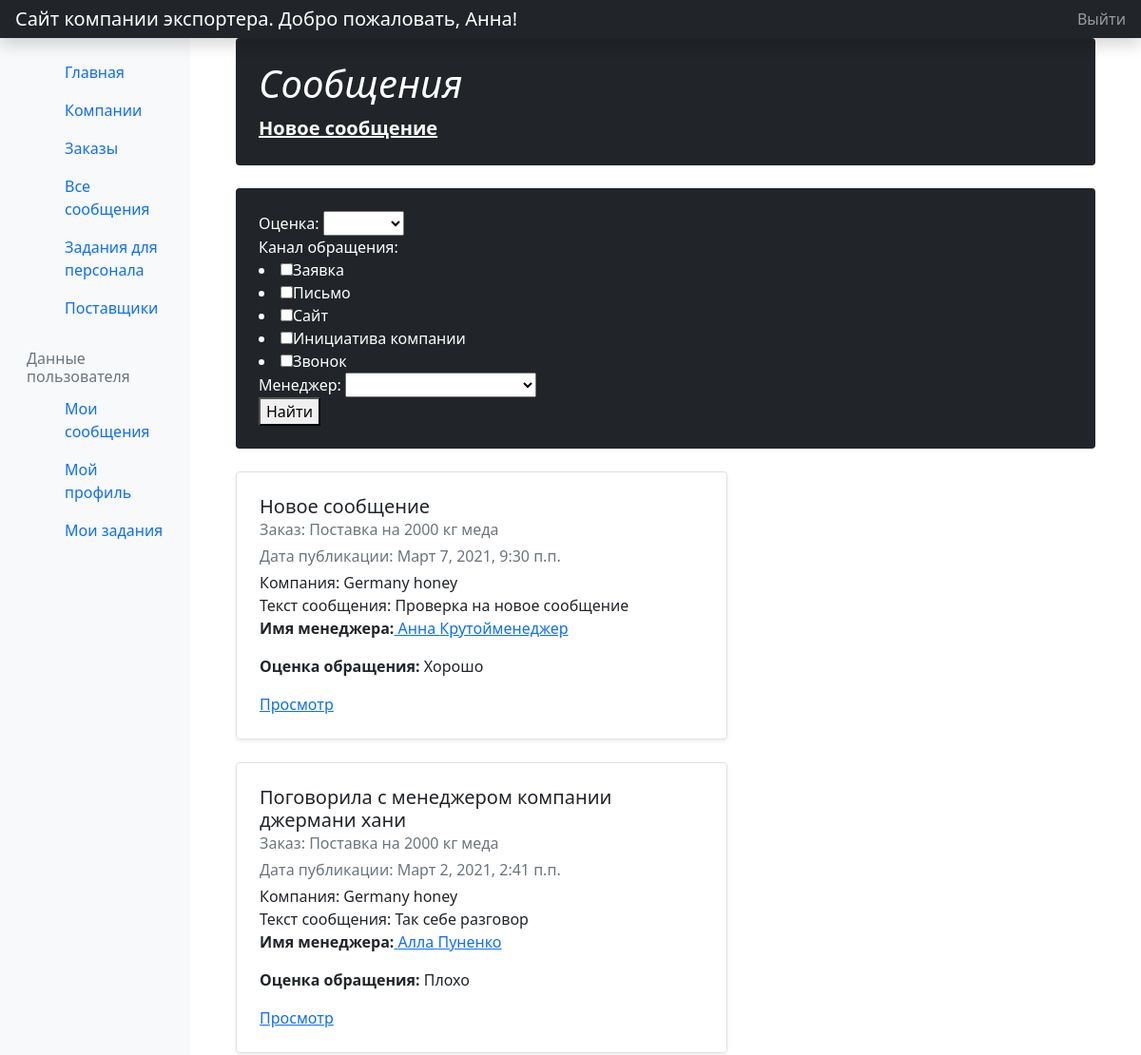
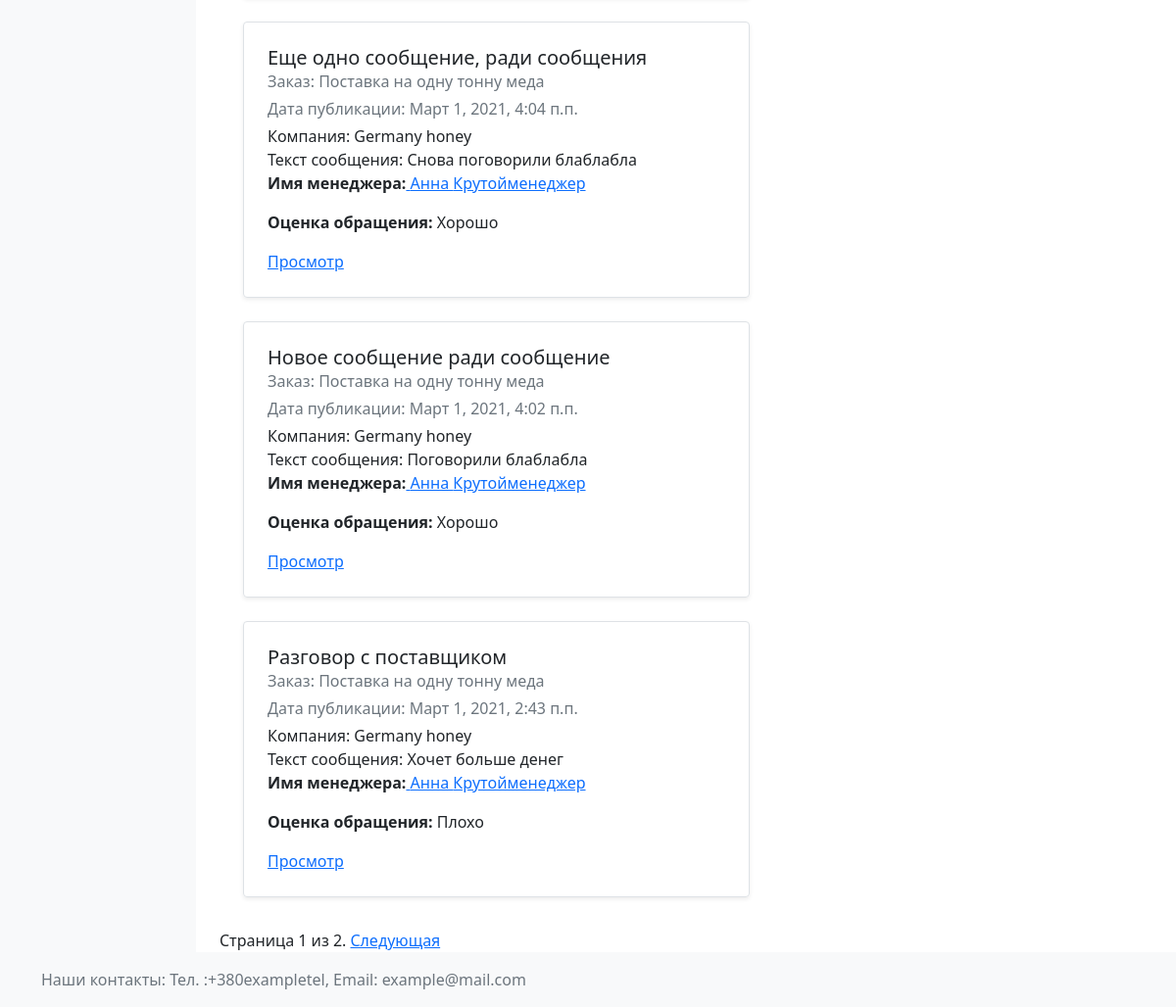
The page /orders/messages/ (signed in) on the database its author committed (2 pictures, top to bottom).
### orders/models.py (models this page shows, shortened)
class Messages(models.Model):
    title = models.CharField('Заголовок сообщения', max_length=100,
                             help_text='Например: Разговор с менеджером компании.')
    order = models.ForeignKey('Orders', on_delete=models.CASCADE, null=True, verbose_name='Заказ')
    description = models.TextField('Вид обращение, комментарий', max_length=1000,
                                   help_text='Например: Разговор по телефону с менеджером. Сказали, что денег больше не дадут.')
    MARK = (
        ('g', 'Хорошо'),
        ('b', 'Плохо'),
    )
    mark = models.CharField('Оценка обращения', max_length=1, choices=MARK, blank=True, default='g',
                            help_text='Оценка связи с компанией')
    CHANNEL = (
        ('z', 'Заявка'),
        ('l', 'Письмо'),
        ('s', 'Сайт'),
        ('i', 'Инициатива компании'),
        ('p', 'Звонок'),
    )
    channel = models.CharField('Канал обращения', max_length=1, choices=CHANNEL, blank=True, default='')
    manager = models.ForeignKey(User, on_delete=models.SET_NULL, null=True, blank=True)
    pub_date = models.DateTimeField('Дата публикации сообщения', default=timezone.now)
    class Meta:
        verbose_name = 'Сообщение'
        verbose_name_plural = 'Сообщения'
        permissions = (("can_view_list_of_messages", "Can view list of messages"),)
    def get_absolute_url(self):
        return reverse('messages-detail', args=[str(self.id)])
    def new_message(self):
        if self.pub_date >= timezone.now() - datetime.timedelta(days=1):
            return True
        return False

class Orders(models.Model):
    name = models.CharField('Название заказа', max_length=200, help_text='Например: Заказ на 2000кг')
    date_of_start = models.DateField('Дата начала выполнения заказа', null=True, blank=True)
    date_of_end = models.DateField('Дата окончания выполнения заказа', null=True, blank=True)
    short_description = models.TextField('Краткое описание', max_length=3000,
                                         help_text='Например: Компания оформила заказ, уже оплатила(не оплатила) и т.д.')
    amount = models.IntegerField('Количество меда', help_text='В килограммах')
    sort = models.CharField('Название сорта меда', max_length=200, null=True, blank=True, help_text='Сорт')
    price = models.IntegerField('Цена за килограмм', help_text='В гривнах')
    company = models.ForeignKey('Companies', on_delete=models.CASCADE, null=True,
                                help_text='Компания, для которой выполняется заказ', verbose_name='Выберите компанию')
    suppliers = models.ManyToManyField(Suppliers, blank=True,
                                       help_text='Выберите поставщиков', verbose_name='Поставщики')
    DONE = (
        ('d', 'Выполнено'),
        ('n', 'Не выполнено'),
    )
    done = models.CharField('Выполнение', max_length=1, choices=DONE, blank=True, default='n',
                            help_text='Задание выполнено или нет')
    class Meta:
        verbose_name = 'Заказ'
        verbose_name_plural = 'Заказы'
        permissions = (("can_view_list_of_orders", "Can view list of orders"),)

class Companies(models.Model):
    name = models.CharField('Название компании', max_length=200, help_text='Название компании')
    manager = models.CharField('Контактное лицо', max_length=200, help_text='Контактное лицо')
    description = models.TextField('Краткое описание компании', max_length=1000, help_text='Краткое описание компании')
    pub_date = models.DateField('Дата записи', default=timezone.now, null=True, blank=True, help_text='Дата записи')
    change_date = models.DateField('Дата изменения записи', default=timezone.now, null=True, blank=True,
                                   help_text='Дата изменения записи')
    adress = models.CharField('Адрес доставки партии меда', max_length=100, help_text='Адрес доставки партии меда')
    class Meta:
        verbose_name = 'Компания'
        verbose_name_plural = 'Компании'
        permissions = (("can_view_list_of_companies", "Can view list of companies"),)
        ordering = ['name']
    def display_phonenumbers(self):
        """
        :return: выводит все номера компании
        """
        return ', '.join([number.number for number in self.phonenumbers.all()[:3]])
    display_phonenumbers.short_description = 'Номера телефонов'
    def display_emails(self):
        """
        :return: Выводит все емейлы
        """
        return ', '.join([email.email for email in self.emails.all()[:3]])
    display_emails.short_description = 'Адреса электронной почты'

### orders/views.py (the view)
class MessagesListView(LoginRequiredMixin, PermissionRequiredMixin, MarkUserManager, generic.ListView):
    model = Messages
    paginate_by = 5
    permission_required = 'orders.can_view_list_of_messages'
    def get_queryset(self):
        return Messages.objects.order_by('-pub_date')

### orders/models.py (called while the page is built)
    def get_absolute_url(self):
        return reverse('profile', args=[str(self.id)])

### orders/views.py (called while the page is built)
    def get_manager(self):
        group = models.Group.objects.get(name='Manager')
        users = group.user_set.all()
        return users

    def get_mark(self):
        return Messages.MARK

    def get_channel(self):
        return Messages.CHANNEL

### orders/templates/orders/messages_list.html (shortened to what this page needs)
{% extends "base_generic.html" %}
{% block content %}
<div class="container">
    <div class="p-4 p-md-10 mb-4 text-white rounded bg-dark">
        <div class="col-md-6 px-0">
            <h1 class="display-10 fst-italic">Сообщения</h1>
            <p class="lead mb-0"><a href="{% url 'message_create' %}" class="text-white fw-bold">Новое сообщение</a>
            </p>
        </div>
    </div>
</div>
<div class="container">
    <div class="p-4 p-md-10 mb-4 text-white rounded bg-dark">
            <form action="filtermessages" method="get">
                <div class="col-md-6 px-0">
                    <div> Оценка:
                        <select name="mark" >
                            <option label="" value="" selected> </option>
                        </select>
                    </div>
                    <div> Канал обращения:
                            {% for channel in view.get_channel %}
                                <li>
                                    <input type="checkbox" name="channel" value="{{channel.0}}">{{channel.1}}
                                </li>
                            {% endfor %}
                    </div>
                    <div> Менеджер:
                        <select name="manager" >
                            <option label="" value="0" selected></option>
                        </select>
                    </div>
                    <div>
                        <button type="submit">Найти</button>
                    </div>
                </div>
            </form>
    </div>
</div>
<div class="container">
    {% if messages_list %}
    <div class="row mb-2">
        {% for message in messages_list %}
            <div class="col-md-7">
                <div class="row g-0 border rounded overflow-hidden flex-md-row mb-4 shadow-sm h-md-250 position-relative">
                    <div class="col p-4 d-flex flex-column position-static">
                        <h5 class="mb-0">{{ message.title }}</h5>
                        <div class="mb-1 text-muted">Заказ: {{ message.order.name }}</div>
                        <div class="mb-1 text-muted">Дата публикации: {{ message.pub_date }}</div>
                        <p class="card-text mb-auto">Компания: {{ message.order.company.name }}</p>
                        <p class="card-text mb-auto">Текст сообщения: {{message.description}}</p>
                        <p><strong>Имя менеджера:</strong><a href="{{ message.manager.userprofile.get_absolute_url }}"> {{ message.manager.first_name }} {{ message.manager.last_name }}</a></p>
                        <p><strong>Оценка обращения:</strong> {{message.get_mark_display}}</p>
                        <a href="{{ message.get_absolute_url }}" class="stretched-link">Просмотр</a>
                    </div>
                </div>
            </div>
        {%endfor%}
    </div>
    {% else %}
    <p>Заказов нет.</p>
    {% endif %}
</div>
{% endblock %}

### orders/templates/navbar.html (shortened to what this page needs)
<header class="navbar navbar-dark sticky-top bg-dark flex-md-nowrap p-0 shadow">
  <a class="navbar-brand col-md-3 col-lg-2 me-0 px-3" href="{% url 'home' %}">Сайт компании экспортера.{% if user.is_authenticated %} Добро пожаловать, {{ user.first_name }}! {%endif%}</a>
  <ul class="navbar-nav px-3">
    <li class="nav-item text-nowrap">
      {% if user.is_authenticated %}
      <a class="nav-link" href="{% url 'logout'%}?next={{request.path}}">Выйти</a>
      {% else %}
      <a class="nav-link" href="{% url 'login'%}?next={{request.path}}">Войти</a>
      {% endif %}
    </li>
  </ul>
</header>

### rows shown on the page
Messages: title "Новое сообщение", order.name "Поставка на 2000 кг меда", pub_date "Март 7, 2021, 9:30 п.п.", order.company.name "Germany honey", description "Проверка на новое сообщение", manager.first_name "Анна", manager.last_name "Крутойменеджер", mark "Хорошо"
Messages: title "Поговорила с менеджером компании джермани хани", order.name "Поставка на 2000 кг меда", pub_date "Март 2, 2021, 2:41 п.п.", order.company.name "Germany honey", description "Так себе разговор", manager.first_name "Алла", manager.last_name "Пуненко", mark "Плохо"
Messages: title "Еще одно сообщение, ради сообщения", order.name "Поставка на одну тонну меда", pub_date "Март 1, 2021, 4:04 п.п.", order.company.name "Germany honey", description "Снова поговорили блаблабла", manager.first_name "Анна", manager.last_name "Крутойменеджер", mark "Хорошо"
Messages: title "Новое сообщение ради сообщение", order.name "Поставка на одну тонну меда", pub_date "Март 1, 2021, 4:02 п.п.", order.company.name "Germany honey", description "Поговорили блаблабла", manager.first_name "Анна", manager.last_name "Крутойменеджер", mark "Хорошо"
Messages: title "Разговор с поставщиком", order.name "Поставка на одну тонну меда", pub_date "Март 1, 2021, 2:43 п.п.", order.company.name "Germany honey", description "Хочет больше денег", manager.first_name "Анна", manager.last_name "Крутойменеджер", mark "Плохо"

### other values the page prints
{{ user.first_name }} "Анна"
{{ channel.1 }} "Заявка" "Письмо" "Сайт" "Инициатива компании" "Звонок"
{{ page_obj.number }} "1"
{{ page_obj.paginator.num_pages }} "2"
